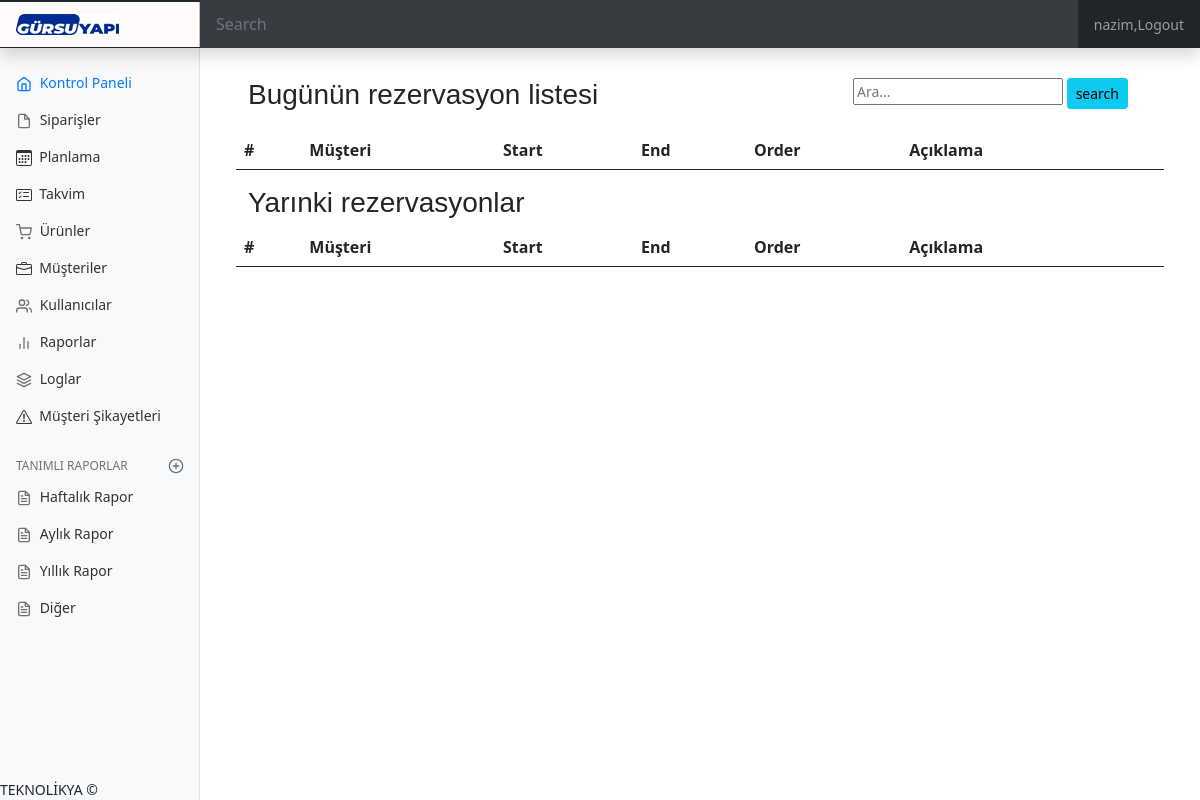
/order/reservationList/ (signed in), run on an earlier commit of the app's database.
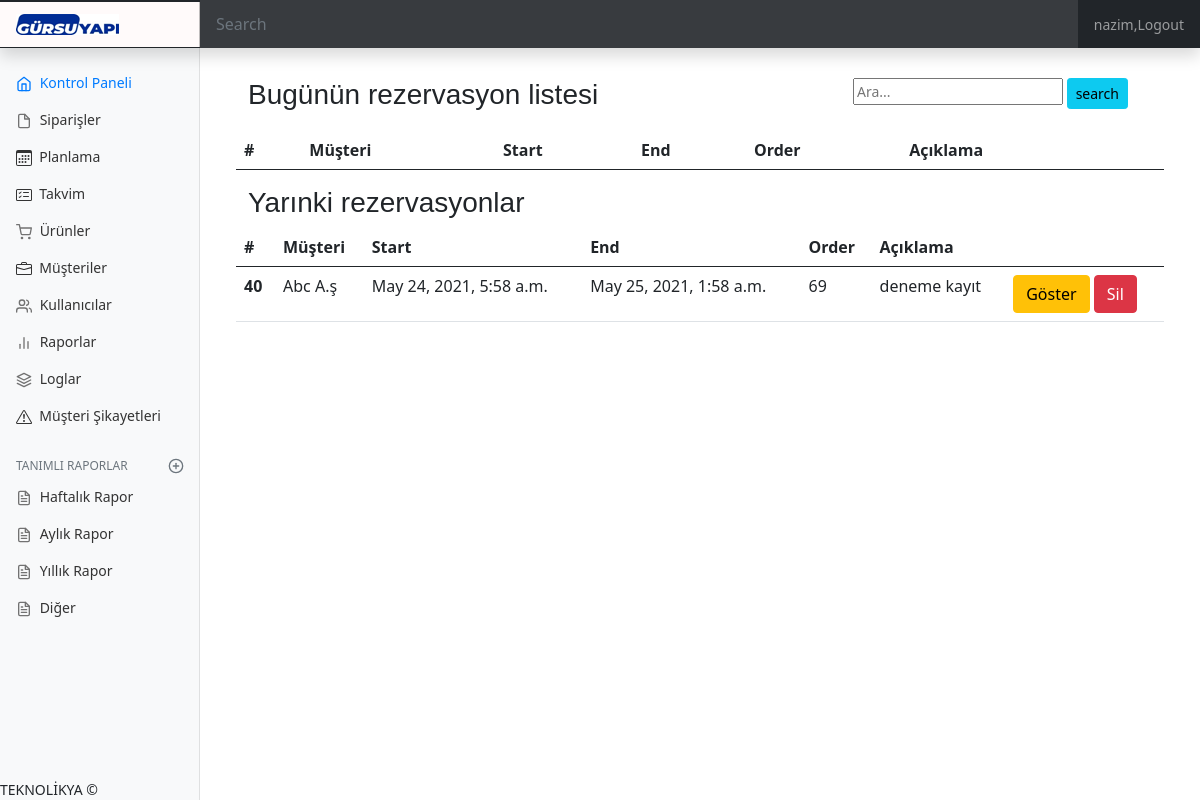
And on a later commit of the database.
### order/models.py (models this page shows, shortened)
class Reservation(models.Model):
    order = models.ForeignKey(Order,on_delete=models.CASCADE)
    urun_grubu = models.ForeignKey(UrunGrubu,on_delete=models.CASCADE,default=1)
    start_date = models.DateTimeField(verbose_name="Başlangıç Zamanı")
    end_date = models.DateTimeField(verbose_name="Bitiş Zamanı")
    version = models.IntegerField(default=1)
    description = models.CharField(verbose_name="Açıklama",max_length=100,null=True)

class Order (models.Model):
    orderTypeChoise = (
        ("U","Uretim"),
        ("S","Sevk"),
        ("M","Montaj"),
        ("D","Depo Teslim"),
    )
    satisKanalSecenek = (
        ("Perakende","Perakende"),
        ("Toptan","Toptan"),
        ("Proje","Proje")
    )
    planlamaSecenek = (
        ("En Hızlı","En Hızlı"),
        ("Müş.den Haber Bekle","Müş.den Haber Bekle"),
        ("Müsaitliğimize Göre","Müsaitliğimize Göre")
    )
    customer = models.ForeignKey("Customer",on_delete=models.CASCADE,verbose_name="Müşteri")
    create_date = models.DateTimeField(auto_now=True)
    content = RichTextField(verbose_name="Açıklama")
    order_image = models.FileField(blank =True,null=True,verbose_name="Ölçü/Üretim Dökümanı")
    stok = models.CharField(max_length=1,choices = [('1', 'Var'), ('0', 'Yok')],verbose_name="Stok Durumu",default="0")
    order_type = models.CharField(max_length=1,choices = orderTypeChoise,verbose_name="Sipariş Tipi")
    statu = models.ForeignKey(OrderStatu,on_delete=models.PROTECT,default=23)
    iskonto = models.IntegerField(default=0,verbose_name="İskonto Oranı(%)")
    tahmini_tarih_min = models.DateField(null=True,verbose_name="En erken teslim (yyyy-mm-dd)")
    tahmini_tarih_max = models.DateField(null=True,verbose_name="En geç teslim (yyyy-mm-dd)")
    sevk_adres = models.IntegerField(verbose_name="Sevk Adresi",null=True)
    fatura_adres = models.IntegerField(verbose_name="Fatura Adresi",null=True)
    satis_kanali = models.CharField(max_length=10,choices = satisKanalSecenek,verbose_name="Satış Kanalı")
    planlama_sekli = models.CharField(max_length=20,choices = planlamaSecenek,verbose_name="Planlama Şekli",default="En Hızlı")
    sube = models.ForeignKey(Sube,on_delete=models.PROTECT, verbose_name="Şube")

class Customer(models.Model):
    customer_type=(("Şahıs","Şahıs"),("Kurumsal","Kurumsal")    )
    customer_name = models.CharField(max_length=50,verbose_name="MÜŞTERİ ADI")
    telephone = models.CharField(max_length=50,verbose_name="TELEFON")
    email = models.CharField( max_length=254,verbose_name="EMAIL")
    created_date = models.DateTimeField(auto_now=True)
    active = models.CharField(max_length=1,default="1",verbose_name="Aktif")
    vergi_no = models.IntegerField(verbose_name="Vergi/TC no",default=0,null=True)
    customer_type = models.CharField(max_length=10,choices = customer_type,verbose_name="Şahıs/Kurumsal",default=customer_type[0][1])
    vergi_dairesi = models.CharField(max_length=70,verbose_name="Vergi Dairesi",default="Fethiye VD.")

### order/views.py (the view)
# urls.py: path('reservationList/',views.reservationList,name='reservationList'),
@login_required(login_url='/user/login')
def reservationList(request):
    today = datetime.date.today()
    tomorrow = datetime.date.today() + datetime.timedelta(days=1)
    print("today",today)
    print("tomorrow",tomorrow)
    res_today = Reservation.objects.filter(start_date__year=today.year, start_date__month=today.month, start_date__day=today.day)
    print(res_today)
    res_tomorrow = Reservation.objects.filter(start_date__year=tomorrow.year, start_date__month=tomorrow.month, start_date__day=tomorrow.day)
    return render(request,'reservationList.html',{"res_today":res_today,"res_tomorrow":res_tomorrow})

### templates/reservationList.html (shortened to what this page needs)
{% extends "layout.html" %}
{% block body %}
<div class="row">
  <div class="row mb-2">
    <div class="col-md-6">
        <h3>Bugünün rezervasyon listesi</h3>
    </div>
    <div class="col-md-6" align="right">
      <form>
          <input type="text" name="keyword" class="input-sm" placeholder="Ara...">
          <button type="submit" class="btn btn-info btn-sm"> search</button>
      </form>
    </div>
  </div>
</div>
<div class="row">
  <table class="table">
    <thead>
      <tr>
        <th scope="col">#</th>
        <th scope="col">Müşteri</th>
        <th scope="col">Start</th>
        <th scope="col">End</th>
        <th scope="col">Order</th>
        <th scope="col">Açıklama</th>
        <th scope="col"></th>
      </tr>
    </thead>
  </table>
</div>
<div class="row">
  <h3> Yarınki rezervasyonlar</h3>
  <table class="table">
    <thead>
      <tr>
        <th scope="col">#</th>
        <th scope="col">Müşteri</th>
        <th scope="col">Start</th>
        <th scope="col">End</th>
        <th scope="col">Order</th>
        <th scope="col">Açıklama</th>
        <th scope="col"></th>
      </tr>
    </thead>
    <tbody>
        {% for res in res_tomorrow %}
          <tr>
            <th scope="row">{{res.id}}</th>
            <td>{{res.order.customer.customer_name}}</a></td>
            <td>{{res.start_date}}</a></td>
            <td>{{res.end_date}}</td>
            <td>{{res.order_id}}</td>
            <td>{{res.description}}</td>
            <td>
              <a href="/order/reservationView/{{res.id}}"><button class="btn btn-warning">Göster</button></a>
              <a href="/order/reservationDelete/{{res.id}}"><button class="btn btn-danger">Sil</button></a>
            </td>
          </tr>
        {% endfor %}
    </tbody>
  </table>
</div>
{% endblock body %}

What changed in the data, as far as the page shows it:
added Reservation: id "40", order.customer.customer_name "Abc A.ş", start_date "May 24, 2021, 5:58 a.m.", end_date "May 25, 2021, 1:58 a.m.", order_id "69", description "deneme kayıt"
